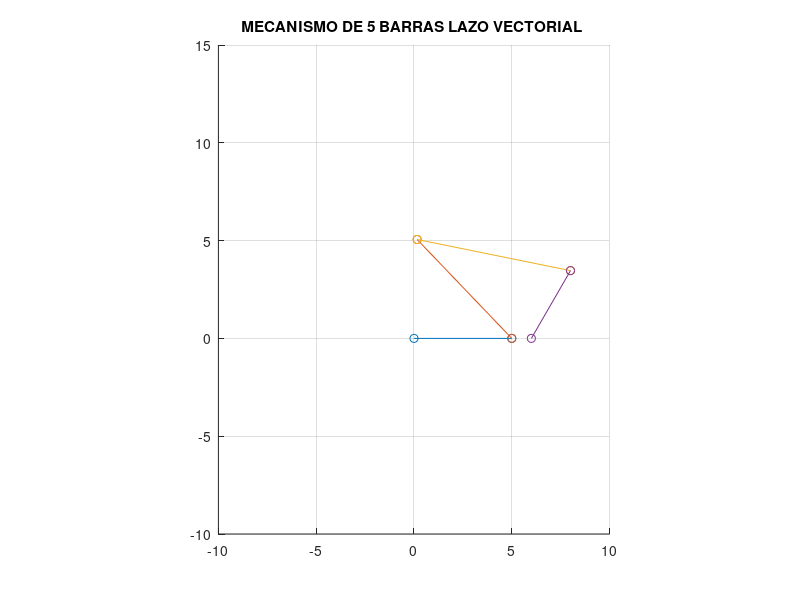

This chart was generated by the following MATLAB code:
%Mecanismo de 5 Barras lazo vectorial

clc;
clear all;
hold on;
axis equal;
grid on

xlim([-10 10]);
ylim([-10 15]);
title('MECANISMO DE 5 BARRAS LAZO VECTORIAL ');

a=5;
b=7;
c=8;
d=4;
f=6;

%lamb= %Relacion de engranes
lamb=-1; %diam2/diam3
phi=pi/3; %angulo de fase

theta2=0;
k=1;

while theta2<=2*pi
    cla;

   theta5=lamb*theta2+phi;
    
    %ANGULO THETA4
    A=2*c*(d*cos(lamb*theta2+phi)-a*cos(theta2)+f);
    B=2*c*(d*sin(lamb*theta2+phi)-a*sin(theta2));
    C=a^2-b^2+c^2+d^2+f^2-2*a*f*cos(theta2)-2*d*(a*cos(theta2)-f)*cos(lamb*theta2+phi)-2*a*d*sin(theta2)*sin(lamb*theta2+phi);
    D=C-A;
    E=2*B;
    F=A+C;
    theta4=2*atan((-E-sqrt(E^2-4*D*F))/(2*D));
    
    %ANGULO THETA3
    G=2*b*(a*cos(theta2)-d*cos(lamb*theta2+phi)-f);
    H=2*b*(a*sin(theta2)-d*sin(lamb*theta2+phi));
    K=a^2+b^2-c^2+d^2+f^2-2*a*f*cos(theta2)-2*d*(a*cos(theta2)-f)*cos(lamb*theta2+phi)-2*a*d*sin(theta2)*sin(lamb*theta2+phi);
    L=K-G;
    M=2*H;
    N=G+K;
    
    theta3=(2*atan((-M+sqrt(M^2-4*L*N))/(2*L)));
    
    %Vectores
    Ax=(a*cos(theta2));
    Ay=(a*sin(theta2));
    
    Bx=(b*cos(theta3)+Ax);
    By=(b*sin(theta3)+Ay);
    
    Cx=(d*cos(theta5)+f);
    Cy=(d*sin(theta5));
    
    x1=[0 Ax];
    y1=[0 Ay];
    
    x2=[Ax Bx];
    y2=[Ay By];
    
    x3=[Bx Cx];
    y3=[By Cy];
    
    x4=[f Cx];
    y4=[0 Cy];

    plot(x1,y1,'-o')
    plot(x2,y2,'-o')
    plot(x3,y3,'-o')
    plot(x4,y4,'-o')
    theta2=theta2+pi/200;
    
    k=k+1;
    drawnow;
    
end